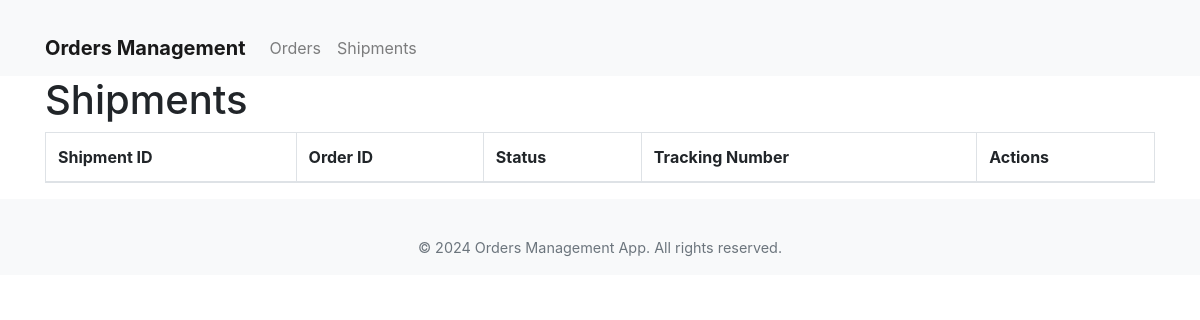
Page /orders/shipments/ on the earlier database version.
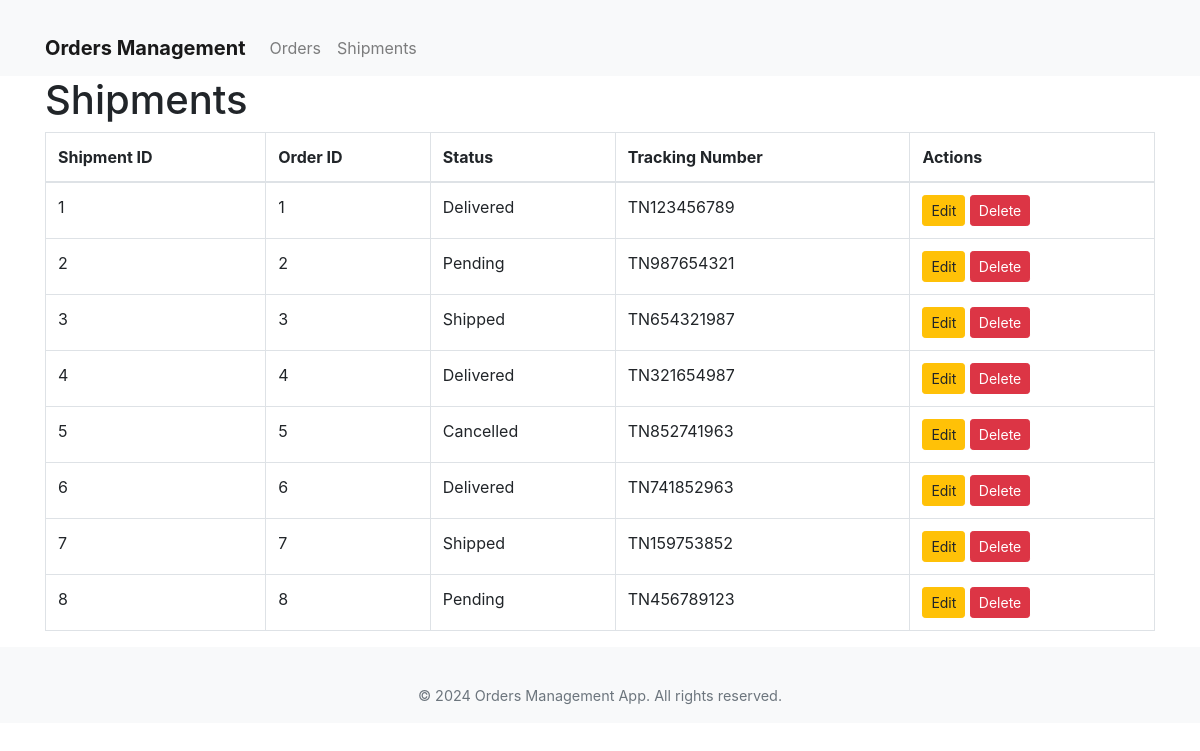
Same page on the later database version.
### orders/models.py (models this page shows, shortened)
class Shipment(models.Model):
    STATUS_CHOICES = [
        ('Pending', 'Pending'),
        ('In Transit', 'In Transit'),
        ('Delivered', 'Delivered'),
    ]
    order = models.ForeignKey(Order, on_delete=models.CASCADE)
    shipment_date = models.DateTimeField(auto_now_add=True)
    delivery_date = models.DateTimeField(null=True, blank=True)
    shipment_status = models.CharField(max_length=20, choices=STATUS_CHOICES, default='Pending')
    tracking_number = models.CharField(max_length=255, blank=True)

class Order(models.Model):
    STATUS_CHOICES = [
        ('Pending', 'Pending'),
        ('Shipped', 'Shipped'),
        ('Completed', 'Completed'),
    ]
    customer = models.ForeignKey(Customer, on_delete=models.CASCADE)
    order_date = models.DateTimeField(auto_now_add=True)
    order_status = models.CharField(max_length=10, choices=STATUS_CHOICES, default='Pending')
    total_amount = models.DecimalField(max_digits=10, decimal_places=2, default=0)

### orders/views.py (the view)
# urls.py: path('shipments/', views.shipment_list, name='shipment_list'),
def shipment_list(request):
    shipments = Shipment.objects.all()
    return render(request, 'orders/shipment_list.html', {'shipments': shipments})

### orders/templates/orders/shipment_list.html (shortened to what this page needs)
{% extends 'orders/layout.html' %}
{% block content %}
<h1>Shipments</h1>
<table class="table table-bordered">
    <thead>
        <tr>
            <th>Shipment ID</th>
            <th>Order ID</th>
            <th>Status</th>
            <th>Tracking Number</th>
            <th>Actions</th>
        </tr>
    </thead>
    <tbody>
        {% for shipment in shipments %}
        <tr>
            <td>{{ shipment.id }}</td>
            <td>{{ shipment.order.id }}</td>
            <td>{{ shipment.shipment_status }}</td>
            <td>{{ shipment.tracking_number }}</td>
            <td>
                <a href="{% url 'orders:shipment_update' shipment.id %}" class="btn btn-warning btn-sm">Edit</a>
                <form action="{% url 'orders:shipment_delete' shipment.id %}" method="POST" style="display:inline;">
                    <button type="submit" class="btn btn-danger btn-sm">Delete</button>
                </form>
            </td>
        </tr>
        {% endfor %}
    </tbody>
</table>
{% endblock %}

### orders/templates/orders/layout.html (shortened to what this page needs)
<!DOCTYPE html>
<html lang="en">
<head>
    <link rel="stylesheet" href="https://stackpath.bootstrapcdn.com/bootstrap/4.5.2/css/bootstrap.min.css">
</head>
<body>
    <nav class="navbar navbar-expand-lg navbar-light bg-light fixed-top">
        <div class="container">
            <a class="navbar-brand" href="#">Orders Management</a>
            <div class="collapse navbar-collapse" id="navbarNav">
                <ul class="navbar-nav mr-auto">
                    <li class="nav-item">
                        <a class="nav-link" href="{% url 'orders:order_list' %}">Orders</a>
                    </li>
                    <li class="nav-item">
                        <a class="nav-link" href="{% url 'orders:shipment_list' %}">Shipments</a>
                    </li>
                </ul>
            </div>
        </div>
    </nav>
    <div class="container">
        {% block content %}
        {% endblock %}
    </div>
    <footer class="footer mt-auto py-3">
        <div class="container text-center">
            <span class="text-muted">© 2024 Orders Management App. All rights reserved.</span>
        </div>
    </footer>
</body>
</html>

### orders/templates/orders/layout.html (style rules this page uses)
body { padding-top: 56px; }
.navbar-brand { font-weight: bold; }
.footer { position: relative; bottom: 0; width: 100%; background-color: #f8f9fa; }
.footer .text-muted { font-size: 0.9rem; }
.container { margin-top: 20px; }

Differences in the rows shown:
added Shipment: id "1", order.id "1", shipment_status "Delivered", tracking_number "TN123456789"
added Shipment: id "2", order.id "2", shipment_status "Pending", tracking_number "TN987654321"
added Shipment: id "3", order.id "3", shipment_status "Shipped", tracking_number "TN654321987"
added Shipment: id "4", order.id "4", shipment_status "Delivered", tracking_number "TN321654987"
added Shipment: id "5", order.id "5", shipment_status "Cancelled", tracking_number "TN852741963"
added Shipment: id "6", order.id "6", shipment_status "Delivered", tracking_number "TN741852963"
added Shipment: id "7", order.id "7", shipment_status "Shipped", tracking_number "TN159753852"
added Shipment: id "8", order.id "8", shipment_status "Pending", tracking_number "TN456789123"
